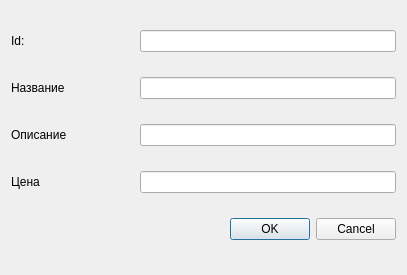
<?xml version="1.0" encoding="UTF-8"?>
<ui version="4.0">
 <class>RowDataDialog</class>
 <widget class="QDialog" name="RowDataDialog">
  <property name="geometry">
   <rect>
    <x>0</x>
    <y>0</y>
    <width>407</width>
    <height>275</height>
   </rect>
  </property>
  <property name="maximumSize">
   <size>
    <width>500</width>
    <height>16777215</height>
   </size>
  </property>
  <property name="windowTitle">
   <string>Добавление записи</string>
  </property>
  <layout class="QVBoxLayout" name="verticalLayout_2">
   <item>
    <layout class="QHBoxLayout" name="horizontalLayout">
     <item>
      <widget class="QLabel" name="label">
       <property name="text">
        <string>Id:</string>
       </property>
      </widget>
     </item>
     <item>
      <spacer name="horizontalSpacer">
       <property name="orientation">
        <enum>Qt::Horizontal</enum>
       </property>
       <property name="sizeHint" stdset="0">
        <size>
         <width>128</width>
         <height>20</height>
        </size>
       </property>
      </spacer>
     </item>
     <item>
      <widget class="QLineEdit" name="lineEditId">
       <property name="minimumSize">
        <size>
         <width>256</width>
         <height>20</height>
        </size>
       </property>
      </widget>
     </item>
    </layout>
   </item>
   <item>
    <layout class="QHBoxLayout" name="horizontalLayout_2">
     <item>
      <widget class="QLabel" name="label_2">
       <property name="text">
        <string>Название</string>
       </property>
      </widget>
     </item>
     <item>
      <spacer name="horizontalSpacer_2">
       <property name="orientation">
        <enum>Qt::Horizontal</enum>
       </property>
       <property name="sizeHint" stdset="0">
        <size>
         <width>40</width>
         <height>20</height>
        </size>
       </property>
      </spacer>
     </item>
     <item>
      <widget class="QLineEdit" name="lineEditTitle_2">
       <property name="minimumSize">
        <size>
         <width>256</width>
         <height>20</height>
        </size>
       </property>
      </widget>
     </item>
    </layout>
   </item>
   <item>
    <layout class="QHBoxLayout" name="horizontalLayout_5">
     <item>
      <widget class="QLabel" name="label_5">
       <property name="text">
        <string>Описание</string>
       </property>
      </widget>
     </item>
     <item>
      <spacer name="horizontalSpacer_5">
       <property name="orientation">
        <enum>Qt::Horizontal</enum>
       </property>
       <property name="sizeHint" stdset="0">
        <size>
         <width>40</width>
         <height>20</height>
        </size>
       </property>
      </spacer>
     </item>
     <item>
      <widget class="QLineEdit" name="lineEditTitle">
       <property name="minimumSize">
        <size>
         <width>256</width>
         <height>20</height>
        </size>
       </property>
      </widget>
     </item>
    </layout>
   </item>
   <item>
    <layout class="QHBoxLayout" name="horizontalLayout_6">
     <item>
      <widget class="QLabel" name="label_6">
       <property name="text">
        <string>Цена</string>
       </property>
      </widget>
     </item>
     <item>
      <spacer name="horizontalSpacer_6">
       <property name="orientation">
        <enum>Qt::Horizontal</enum>
       </property>
       <property name="sizeHint" stdset="0">
        <size>
         <width>40</width>
         <height>20</height>
        </size>
       </property>
      </spacer>
     </item>
     <item>
      <widget class="QLineEdit" name="lineEditAuthor">
       <property name="minimumSize">
        <size>
         <width>256</width>
         <height>20</height>
        </size>
       </property>
      </widget>
     </item>
    </layout>
   </item>
   <item>
    <widget class="QDialogButtonBox" name="buttonBox">
     <property name="orientation">
      <enum>Qt::Horizontal</enum>
     </property>
     <property name="standardButtons">
      <set>QDialogButtonBox::Cancel|QDialogButtonBox::Ok</set>
     </property>
    </widget>
   </item>
  </layout>
 </widget>
 <resources/>
 <connections>
  <connection>
   <sender>buttonBox</sender>
   <signal>accepted()</signal>
   <receiver>RowDataDialog</receiver>
   <slot>accept()</slot>
   <hints>
    <hint type="sourcelabel">
     <x>227</x>
     <y>432</y>
    </hint>
    <hint type="destinationlabel">
     <x>157</x>
     <y>274</y>
    </hint>
   </hints>
  </connection>
  <connection>
   <sender>buttonBox</sender>
   <signal>rejected()</signal>
   <receiver>RowDataDialog</receiver>
   <slot>reject()</slot>
   <hints>
    <hint type="sourcelabel">
     <x>295</x>
     <y>438</y>
    </hint>
    <hint type="destinationlabel">
     <x>286</x>
     <y>274</y>
    </hint>
   </hints>
  </connection>
 </connections>
</ui>
